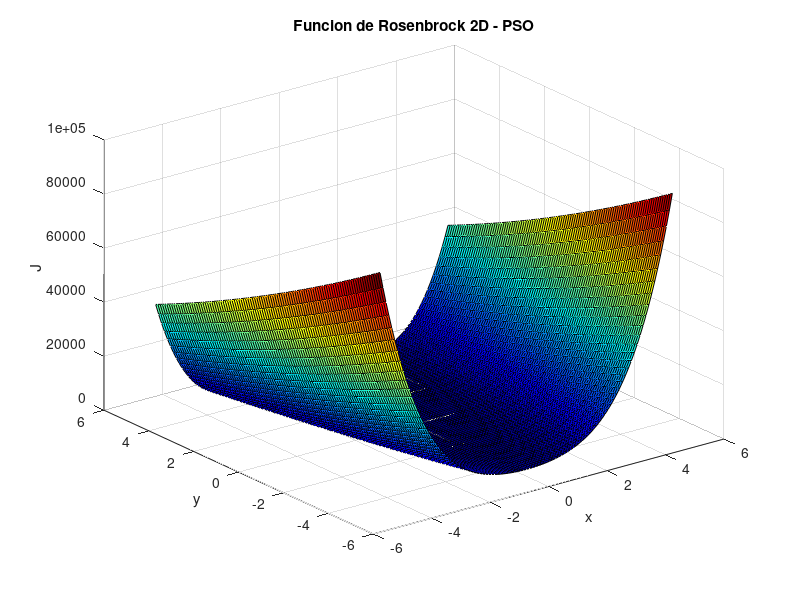

Here is the MATLAB script that generated this plot: (Note: this script raises an error after producing the figure.)
% preambulo
clear;clc; close all;
set(0,'DefaultLineLineWidth',2)
set(0, 'defaultfigurecolor', [1 1 1])
%
x = -5:0.1:5;
y = x;
%Evaluación de todos los datos
for j=1:length(x)
for i=1:length(y)
z(i,j)=rosenbrock([x(j);y(i)]);
end
end
%Figura de la función objetivo en 2D
figure
surf(x,y,z);
colormap(jet)
xlabel('x');ylabel('y');zlabel('J');
title('Funcion de Rosenbrock 2D - PSO');
%Cantidad de variables
NV = 2;
%Límites de búsqueda
lb = [-5, -5];  % límites inferiores
ub = [5, 5];    % límites superiores
%Opciones para PSO
options_pso = optimoptions('particleswarm', ...
    'Display', 'iter', ...
    'SwarmSize', 25, ...
    'MaxIterations', 200, ...
    'PlotFcn', {@pswplotbestf});
%Función que implementa la optimización con PSO
y = particleswarm(@rosenbrock, NV, lb, ub, options_pso)